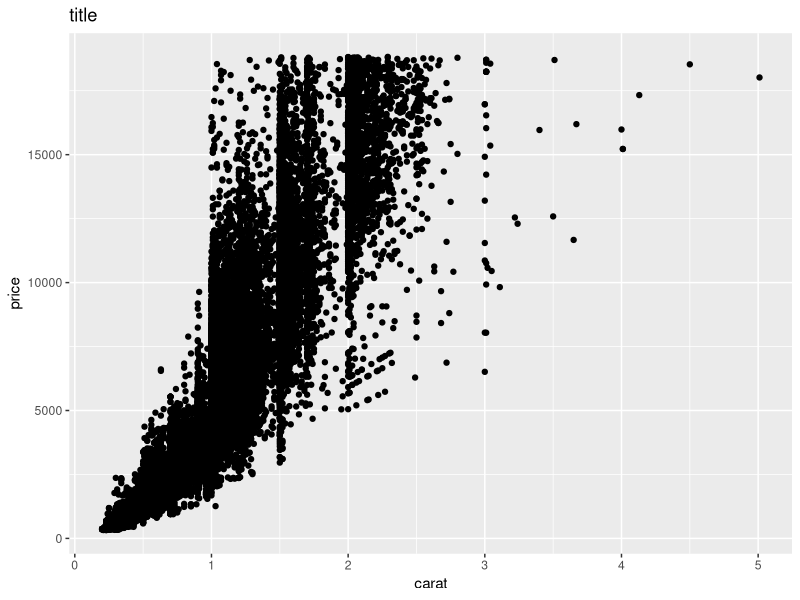

The R source for this figure:
## ---- chunk 1
library(tidyverse)
## ---- chunk 2
ggplot(data = diamonds, aes(x = carat, y = price)) +
  geom_point() + 
  labs(title = "title", 
       x = "carat",
       y = "price")
